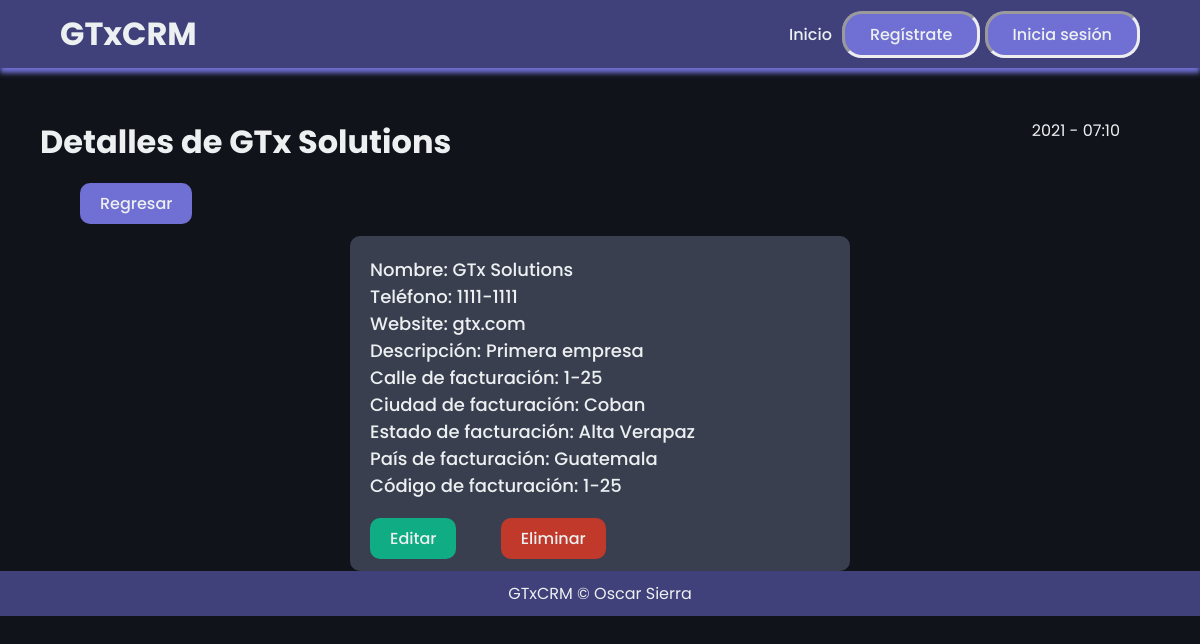
/empresas/1/, run on the app's committed database.
### mainapp/models.py (models this page shows)
class Empresa(models.Model):
    nombre = models.CharField(max_length=45)
    telefono = models.CharField(max_length=45)
    website = models.CharField(max_length=45)
    descripcion = models.CharField(max_length=200)
    calleFacturacion = models.CharField(max_length=45)
    ciudadFacturacion = models.CharField(max_length=45)
    estadoFacturacion = models.CharField(max_length=45)
    paisFacturacion = models.CharField(max_length=45)
    codigoFacturacion = models.CharField(max_length=45)

### mainapp/views.py (the view)
# urls.py: path('empresas/<int:pk>/', empresaDetailView.as_view(), name="empresa_detail"),
class empresaDetailView(DetailView):
    template_name="empresas/empresa_detail.html"
    queryset = Empresa.objects.all()
    context_object_name = "empresa"

### mainapp/templates/empresas/empresa_detail.html (shortened to what this page needs)
{% extends 'layouts/layouts.html'%}
{% block content %}
<div class="start">
    <div class="initial">
        <h1>Detalles de {{ empresa.nombre }}</h1>
            <div id="time">
                {% now "Y - h:m"%}
            </div>
        </div>
    </div>
<br/>
<div class="divbtn" style="margin-left: 40px;">
    <a class="backbtn" href="{% url 'empresa_list' %}"><button>Regresar</button></a>
</div>
<div class="content">
    <div class="box">
        <p>Nombre: {{ empresa.nombre }}
        <br/>
        Teléfono: {{ empresa.telefono }}
        <br/>
        Website: {{ empresa.website }}
        <br/>
        Descripción: {{ empresa.descripcion }}
        <br/>
        Calle de facturación: {{ empresa.calleFacturacion }}
        <br/>
        Ciudad de facturación: {{ empresa.ciudadFacturacion }}
        <br/>
        Estado de facturación: {{ empresa.estadoFacturacion }}
        <br/>
        País de facturación: {{ empresa.paisFacturacion }}
        <br/>
        Código de facturación: {{ empresa.codigoFacturacion }}
        <br/><br/></p>
        <a class="submitbtn" href="{% url 'empresa_update' empresa.pk %}"><button>Editar</button></a>
        <a class="delbtn" href="{% url 'empresa_delete' empresa.pk %}"><button>Eliminar</button></a>
    </div>
</div>
{% endblock %}

### mainapp/static/css/styles.css (style rules this page uses)
* { margin: 0; padding: 0; font-family: "Poppins", sans-serif; color: #edf0f1; text-decoration: none; }
body { box-sizing: border-box; background-color: #11131b; }
li, a, button { font-weight: 500; font-size: 16px; text-decoration: none; border: none; background-color: transparent; }
.start { width: 90%; margin-top: 50px; margin-left: 40px; margin-right: 40px; }
.content { align-items: center; width: 45%; margin: auto; }
.box { border-radius: 10px; background-color: #3a3f50; margin-left: 20px; margin-right: 20px; padding: 20px; margin-top: 20px; }
.box p { font-weight: 500; font-size: 18px; }
.initial { display: flex; justify-content: space-between; }
.backbtn { margin-left: 40px; margin-top: 40px; margin-bottom: 40px; padding: 9px 20px; background-color: #706fd3; border-radius: 10px; cursor: pointer; transition: all 0.3s ease 0s; }
.delbtn { margin-top: 40px; margin-left: 40px; margin-bottom: 40px; padding: 9px 20px; background-color: #c0392b; border-radius: 10px; cursor: pointer; transition: all 0.3s ease 0s; }
.submitbtn { margin-top: 20px; padding: 9px 20px; background-color: #10ac84; border-radius: 10px; cursor: pointer; transition: all 0.3s ease 0s; }

### data on the page
Empresa: nombre "GTx Solutions", telefono "1111-1111", website "gtx.com", descripcion "Primera empresa", calleFacturacion "1-25", ciudadFacturacion "Coban", estadoFacturacion "Alta Verapaz", paisFacturacion "Guatemala", codigoFacturacion "1-25"
